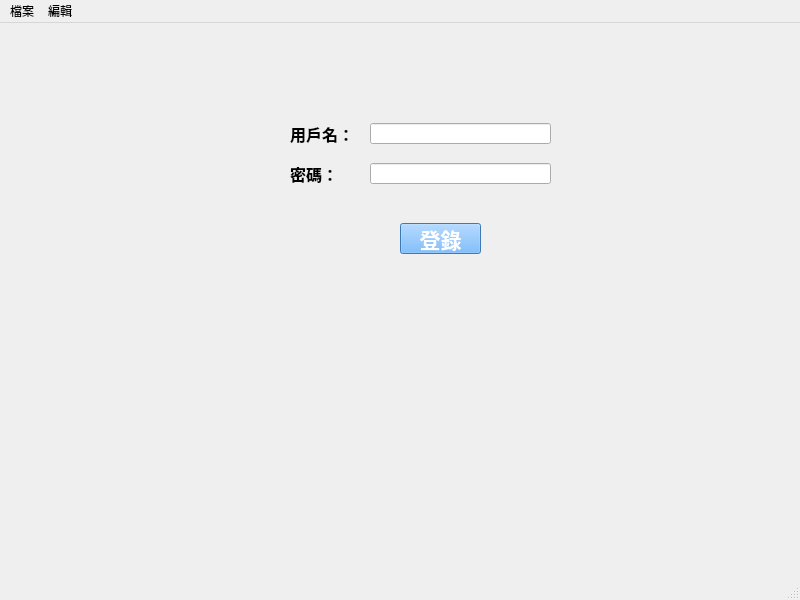
<?xml version="1.0" encoding="UTF-8"?>
<ui version="4.0">
 <class>MainWindow</class>
 <widget class="QMainWindow" name="MainWindow">
  <property name="geometry">
   <rect>
    <x>0</x>
    <y>0</y>
    <width>800</width>
    <height>600</height>
   </rect>
  </property>
  <property name="windowTitle">
   <string>MainWindow</string>
  </property>
  <widget class="QWidget" name="centralwidget">
   <widget class="QLabel" name="label">
    <property name="geometry">
     <rect>
      <x>290</x>
      <y>90</y>
      <width>71</width>
      <height>41</height>
     </rect>
    </property>
    <property name="font">
     <font>
      <family>Adobe Devanagari</family>
      <pointsize>12</pointsize>
      <weight>75</weight>
      <bold>true</bold>
     </font>
    </property>
    <property name="text">
     <string>用戶名：</string>
    </property>
   </widget>
   <widget class="QLabel" name="label_2">
    <property name="geometry">
     <rect>
      <x>290</x>
      <y>130</y>
      <width>71</width>
      <height>41</height>
     </rect>
    </property>
    <property name="font">
     <font>
      <family>Adobe Devanagari</family>
      <pointsize>12</pointsize>
      <weight>75</weight>
      <bold>true</bold>
     </font>
    </property>
    <property name="text">
     <string>密碼：</string>
    </property>
   </widget>
   <widget class="QLineEdit" name="lineEdit">
    <property name="geometry">
     <rect>
      <x>370</x>
      <y>100</y>
      <width>181</width>
      <height>21</height>
     </rect>
    </property>
   </widget>
   <widget class="QLineEdit" name="lineEdit_2">
    <property name="geometry">
     <rect>
      <x>370</x>
      <y>140</y>
      <width>181</width>
      <height>21</height>
     </rect>
    </property>
   </widget>
   <widget class="QPushButton" name="pushButton">
    <property name="geometry">
     <rect>
      <x>400</x>
      <y>200</y>
      <width>81</width>
      <height>31</height>
     </rect>
    </property>
    <property name="font">
     <font>
      <family>Adobe Devanagari</family>
      <pointsize>16</pointsize>
      <weight>75</weight>
      <bold>true</bold>
     </font>
    </property>
    <property name="styleSheet">
     <string notr="true">background-color: rgb(85, 170, 255);
color: rgb(255, 255, 255);</string>
    </property>
    <property name="text">
     <string>登錄</string>
    </property>
   </widget>
  </widget>
  <widget class="QMenuBar" name="menubar">
   <property name="geometry">
    <rect>
     <x>0</x>
     <y>0</y>
     <width>800</width>
     <height>21</height>
    </rect>
   </property>
   <widget class="QMenu" name="menu">
    <property name="title">
     <string>檔案</string>
    </property>
    <addaction name="actionRecentOpen"/>
   </widget>
   <widget class="QMenu" name="menu_2">
    <property name="title">
     <string>編輯</string>
    </property>
   </widget>
   <addaction name="menu"/>
   <addaction name="menu_2"/>
  </widget>
  <widget class="QStatusBar" name="statusbar"/>
  <action name="actionRecentOpen">
   <property name="text">
    <string>RecentOpen</string>
   </property>
  </action>
 </widget>
 <resources/>
 <connections/>
</ui>
